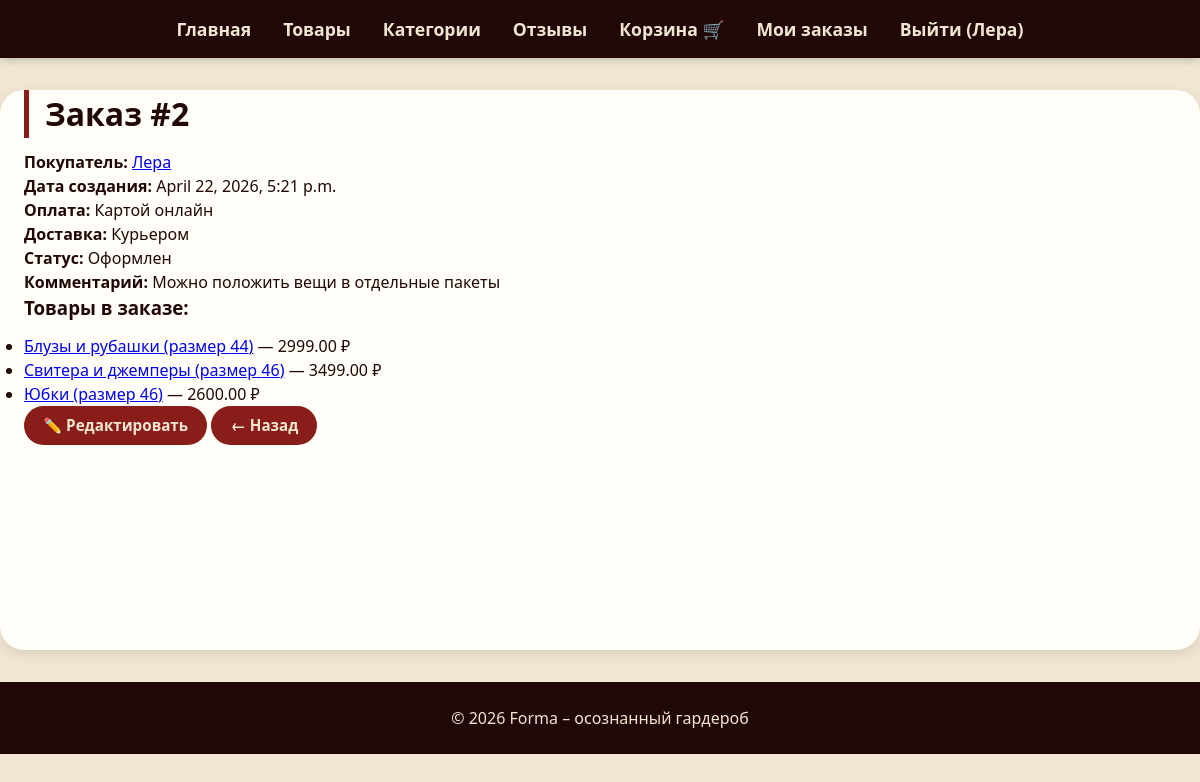
The app's page /orders/2/ (signed in) with its own data.
### app/models.py (models this page shows, shortened)
class Order(models.Model):
    buyer = models.ForeignKey(Buyer, on_delete=models.CASCADE, related_name='orders')
    products = models.ManyToManyField(Product, related_name='orders')
    date_of_creation = models.DateTimeField(auto_now_add=True)
    payment = models.CharField(max_length=200, verbose_name="Способ оплаты")
    delivery_option = models.CharField(max_length=200, verbose_name="Способ доставки")
    registration_status = models.CharField(max_length=200, verbose_name="Статус заказа")
    comment = models.TextField(blank=True, null=True)

class Buyer(models.Model):
    full_name = models.CharField(max_length=200)
    email = models.EmailField(max_length=200)
    phone = models.CharField(max_length=20)
    address = models.CharField(max_length=200)
    bonuses = models.IntegerField(default=0)
    user = models.OneToOneField(User, on_delete=models.CASCADE, null=True, blank=True)

class Product(models.Model):
    category = models.ForeignKey(ProductCategory, on_delete=models.PROTECT, related_name='products')
    size = models.IntegerField()
    description = models.TextField()
    availability = models.IntegerField()
    price = models.DecimalField(max_digits=10, decimal_places=2)
    image = models.ImageField(upload_to='products/', blank=True, null=True)

class ProductCategory(models.Model):
    title = models.CharField(max_length=200)
    description = models.TextField(blank=True)

### app/views.py (the view)
# urls.py: path('orders/<int:pk>/', views.OrderDetailView.as_view(), name='order_detail'),
class OrderDetailView(DetailView):
    model = Order
    template_name = 'app/order_detail.html'
    context_object_name = 'order'
    def get_queryset(self):
        if self.request.user.is_staff:
            return Order.objects.all()
        try:
            buyer = Buyer.objects.get(user=self.request.user)
            return Order.objects.filter(buyer=buyer)
        except Buyer.DoesNotExist:
            return Order.objects.none()

### app/templates/app/order_detail.html (shortened to what this page needs)
{% extends 'app/base.html' %}
{% block content %}
<h1>Заказ #{{ order.id }}</h1>
<p><strong>Покупатель:</strong> <a href="{% url 'app:buyer_detail' order.buyer.pk %}">{{ order.buyer.full_name }}</a></p>
<p><strong>Дата создания:</strong> {{ order.date_of_creation }}</p>
<p><strong>Оплата:</strong> {{ order.payment }}</p>
<p><strong>Доставка:</strong> {{ order.delivery_option }}</p>
<p><strong>Статус:</strong> {{ order.registration_status }}</p>
<p><strong>Комментарий:</strong> {{ order.comment|default:"—" }}</p>
<h3>Товары в заказе:</h3>
<ul>
    {% for product in order.products.all %}
        <li><a href="{% url 'app:product_detail' product.pk %}">{{ product.category.title }} (размер {{ product.size }})</a> — {{ product.price }} ₽</li>
    {% empty %}
        <li>Нет товаров.</li>
    {% endfor %}
</ul>
<div class="actions">
    <a href="{% url 'app:order_update' order.pk %}" class="btn btn-edit">✏️ Редактировать</a>
    <a href="{% url 'app:order_list' %}" class="btn">← Назад</a>
</div>
{% endblock %}

### app/templates/app/base.html (shortened to what this page needs)
<!DOCTYPE html>
<html lang="ru">
<head>
    {% load static %}
    <link rel="stylesheet" href="{% static 'app/css/style.css' %}">
</head>
<body>
    <header>
        <nav>
            <ul>
                <li><a href="{% url 'app:home' %}">Главная</a></li>
                <li><a href="{% url 'app:product_list' %}">Товары</a></li>
                <li><a href="{% url 'app:productcategory_list' %}">Категории</a></li>
                <li><a href="{% url 'app:review_list' %}">Отзывы</a></li>
                <li><a href="{% url 'app:cart_detail' %}">Корзина 🛒</a></li>
                {% if user.is_authenticated %}
                    <li><a href="{% url 'app:my_orders' %}">Мои заказы</a></li>
                    <li><a href="{% url 'app:logout' %}">Выйти ({{ user.username }})</a></li>
                {% else %}
                    <li><a href="{% url 'app:login' %}">Вход</a></li>
                    <li><a href="{% url 'app:register' %}">Регистрация</a></li>
                {% endif %}
            </ul>
        </nav>
    </header>
    <main>
        {% block content %}
        {% endblock %}
    </main>
    <footer>
        <p>&copy; 2026 Forma – осознанный гардероб</p>
    </footer>
</body>
</html>

### app/static/app/css/style.css (style rules this page uses)
* { margin: 0; padding: 0; box-sizing: border-box; }
body { font-family: 'Segoe UI', Roboto, 'Helvetica Neue', sans-serif; background-color: #F1E6D2; color: #210706; line-height: 1.5; }
header { background-color: #210706; padding: 1rem 2rem; box-shadow: 0 2px 8px rgba(0,0,0,0.2); }
nav ul { list-style: none; display: flex; gap: 2rem; justify-content: center; flex-wrap: wrap; }
nav a { text-decoration: none; color: #F1E6D2; font-weight: 600; font-size: 1.1rem; transition: color 0.2s; }
main { max-width: 1300px; margin: 2rem auto; padding: 0 1.5rem; background-color: #fffef8; border-radius: 24px; box-shadow: 0 4px 12px rgba(33,7,6,0.1); min-height: 70vh; }
footer { text-align: center; padding: 1.5rem; background-color: #210706; color: #F1E6D2; margin-top: 2rem; }
h1, h2, h3 { color: #210706; margin-bottom: 0.75rem; }
h1 { border-left: 5px solid #891D1A; padding-left: 1rem; }
.btn, button, .btn-primary, .btn-edit { display: inline-block; background-color: #891D1A; color: #F1E6D2; padding: 0.5rem 1.2rem; border-radius: 40px; text-decoration: none; font-weight: bold; transition: 0.2s; border: none; cursor: pointer; font-size: 0.95rem; }
.btn-edit { background-color: #891D1A; color: #F1E6D2; }

### records on screen
Order: id "2", buyer.full_name "Лера", date_of_creation "April 22, 2026, 5:21 p.m.", payment "Картой онлайн", delivery_option "Курьером", registration_status "Оформлен", comment "Можно положить вещи в отдельные пакеты"
Product: category "Блузы и рубашки", size "44", price "2999.00"
Product: category "Свитера и джемперы", size "46", price "3499.00"
Product: category "Юбки", size "46", price "2600.00"

### other values on screen
{{ user.username }} "Лера"
